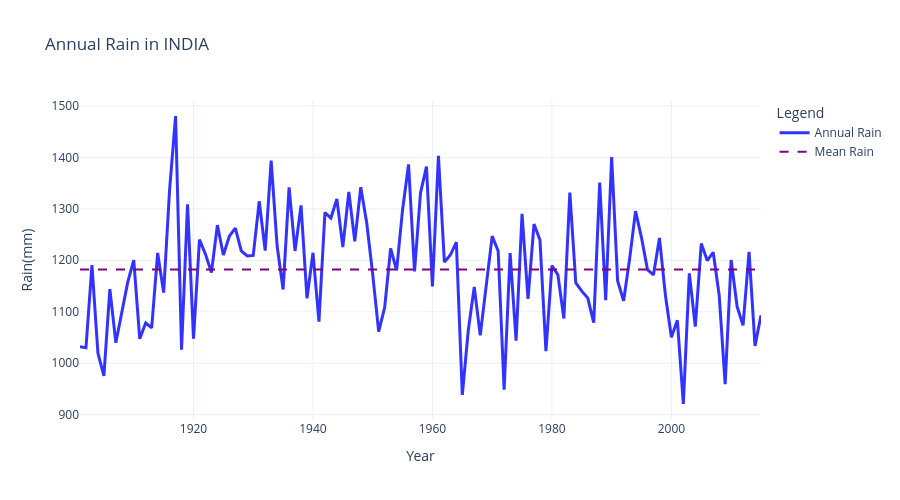

Write notebook code for a chart like this one.
### Code cell
#annual rainfall trands

annual_rain = rainfall_data[['YEAR', 'ANNUAL']]

annual_fig = GO.Figure()
annual_fig.add_trace(GO.Scatter(
    x = annual_rain['YEAR'],
    y = annual_rain['ANNUAL'],
    mode = 'lines',
    name = 'Annual Rain',
    line = dict(color = 'blue', width = 3),
    opacity = 0.8
))

annual_fig.add_trace(GO.Scatter(
    x = annual_rain['YEAR'],
    y = [annual_rain['ANNUAL'].mean()] * len(annual_rain),
    mode = 'lines',
    name = 'Mean Rain',
    line = dict(color='purple', dash = 'dash')
))

annual_fig.update_layout(
    title = 'Annual Rain in INDIA',
    xaxis_title = 'Year',
    yaxis_title = 'Rain(mm)',
    template = 'plotly_white',
    legend = dict(title="Legend"),
    height = 500
)

annual_fig.show()
